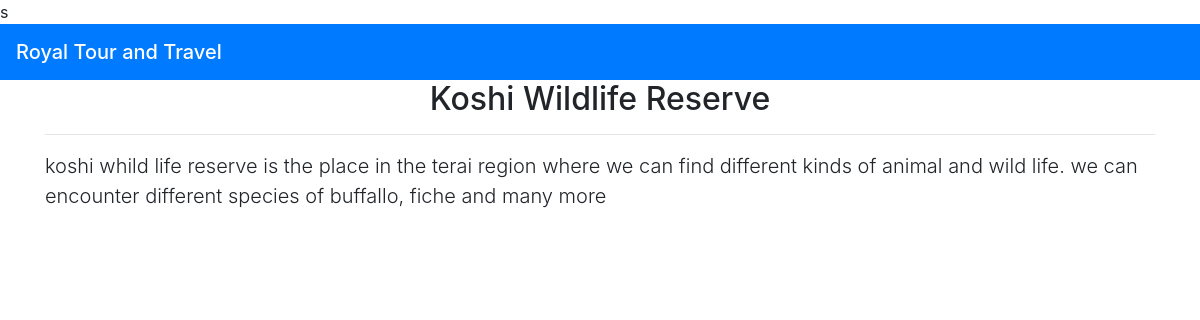
Screenshot of /story/5/ with the database file from the repository.
### story/models.py (models this page shows, shortened)
class Story(models.Model):
    category=models.ForeignKey(Category,on_delete=models.CASCADE)
    title=models.CharField(max_length=200)
    body=models.TextField(db_index=True)
    footer=models.TextField(blank=True)
    publish=models.DateTimeField(auto_now_add=True)
    class Meta:
        ordering=('-title',)

### story/views.py (the view)
# urls.py: path('<int:id>/', views.story_detail, name='story_detail'),
def story_detail(request,id):
    story=get_object_or_404(Story,id=id)
    return render(request,'story_detail.html',{'story':story})

### story/templates/story_detail.html (shortened to what this page needs)
<!doctype html>
<html lang="en">
  <head>
    <link rel="stylesheet" href="https://stackpath.bootstrapcdn.com/bootstrap/4.5.0/css/bootstrap.min.css">
  </head>
  <body>
    <nav class="navbar navbar-dark bg-primary">
      <span class="navbar-brand mb-0 h1 ">Royal Tour and Travel</span>
    </nav>
  <div class="container">
    <main id = "">
    <h2 class="text-center"> {{story.title}}</h2> <hr>
    <p class="lead">{{story.body}} </p>
  </main>
  </div>
  </body>
</html>

### rows the page displays
Story: title "Koshi Wildlife Reserve", body "koshi whild life reserve is the place in the terai region where we can find different kinds of animal and wild life. we can encounter different species of buffallo, fiche and many more"
